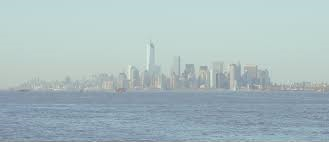
#> input picture scenary_lowcontrast.png, 329 x 142 px
$ jupyter execute --allow-errors Hisotgram_eq.ipynb
#> lines starting #> are read from the running program, lines starting #| are printed output that depends on the picture
[cell 1]
import cv2
import numpy as np
import matplotlib.pyplot as plt

[cell 2]
img = cv2.imread("Lena_noisy.jpg",0)

#> (a cell that did not finish here is left out)

[cell 4]
img = cv2.imread("low_contrast.png", 0)
img_color = cv2.imread("scenary_lowcontrast.png")
#> img_color is the input picture: shape (142, 329, 3); mean B, G, R 191.9, 188.6, 169.4

[cell 5]
cv2.imshow("Color Image",img_color)
cv2.waitKey()
cv2.destroyAllWindows()

[cell 6]
plt.figure(figsize = (10,4))
#> (the rest of this cell did not finish here and is left out)

[cell 7]
plt.figure(figsize = (10,4))
plt.subplot(1,2,1); plt.imshow(cv2.cvtColor(img_color,cv2.COLOR_BGR2RGB));plt.axis("off")
channels = ('b','g', 'r')
for i,col in enumerate(channels):
    histr = cv2.calcHist([img_color],[i],None,[256],[0,256])
    plt.subplot(1,2,2); plt.plot(histr, color = col)
plt.show()
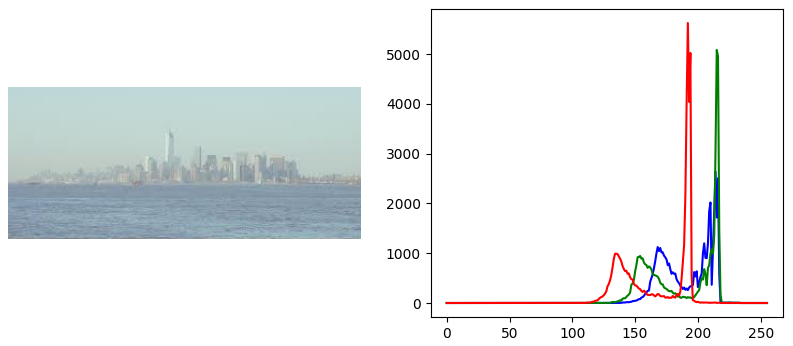
#> figure drawn by matplotlib, 2 panels; panel 2: curve peaks at x = 214, y = 2640; panel 2: curve peaks at x = 215, y = 5083; panel 2: curve peaks at x = 192, y = 5625

[cell 8]
img_enhanced = cv2.equalizeHist(img)

[cell 9]
b = img_color[:,:,0]
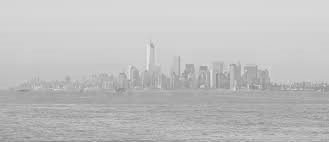
#> b: shape (142, 329); min 133, max 230, mean 191.9

[cell 10]
b.shape
#> Out = (142, 329)

[cell 11]
g = img_color[:,:,1]
r = img_color[:,:,2]
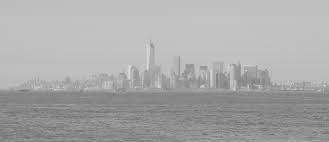
#> r: shape (142, 329); min 101, max 221, mean 169.4

[cell 12]
b_enh = cv2.equalizeHist(b)
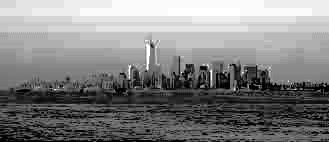
#> b_enh: shape (142, 329); min 0, max 255, mean 130.6
g_enh = cv2.equalizeHist(g)
r_enh = cv2.equalizeHist(r)
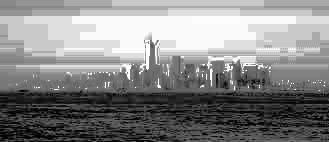
#> r_enh: shape (142, 329); min 0, max 255, mean 133.8

[cell 13]
color_enh = cv2.merge([b_enh,g_enh,r_enh])
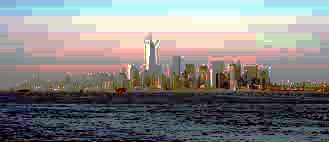
#> color_enh: shape (142, 329, 3); mean B, G, R 130.6, 132.4, 133.8

[cell 14]
cv2.imshow("original image", img_color)
cv2.imshow("Enhanced Image", color_enh)
cv2.waitKey()
cv2.destroyAllWindows()

[cell 15]
# Convert to YCrCb color space
ycrcb = cv2.cvtColor(img_color, cv2.COLOR_BGR2YCrCb)
#> ycrcb: shape (142, 329, 3); mean of channels 0, 1, 2 183.2, 118.1, 133

# Split channels
y, cr, cb = cv2.split(ycrcb)
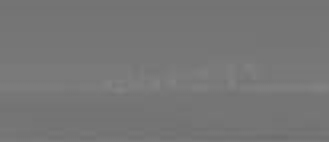
#> cr: shape (142, 329); min 109, max 130, mean 118.1
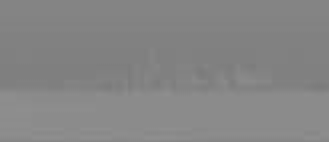
#> cb: shape (142, 329); min 123, max 142, mean 133

# Equalize only the Y channel (luminance)
y_eq = cv2.equalizeHist(y)

# Merge back
ycrcb_eq = cv2.merge([y_eq, cr, cb])
#> ycrcb_eq: shape (142, 329, 3); mean of channels 0, 1, 2 132.7, 118.1, 133

# Convert back to BGR
color_enh = cv2.cvtColor(ycrcb_eq, cv2.COLOR_YCrCb2BGR)
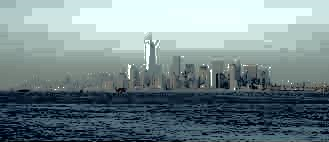
#> color_enh: shape (142, 329, 3); mean B, G, R 141.4, 137.8, 119.3

[cell 16]
cv2.imshow("original image", img_color)
cv2.imshow("Enhanced Image", color_enh)
cv2.waitKey()
cv2.destroyAllWindows()

[cell 17]
plt.figure(figsize = (10,4))
plt.subplot(1,2,1); plt.imshow(cv2.cvtColor(color_enh,cv2.COLOR_BGR2RGB));plt.axis("off")
channels = ('b','g', 'r')
for i,col in enumerate(channels):
    histr = cv2.calcHist([color_enh],[i],None,[256],[0,256])
    plt.subplot(1,2,2); plt.plot(histr, color = col)
plt.show()
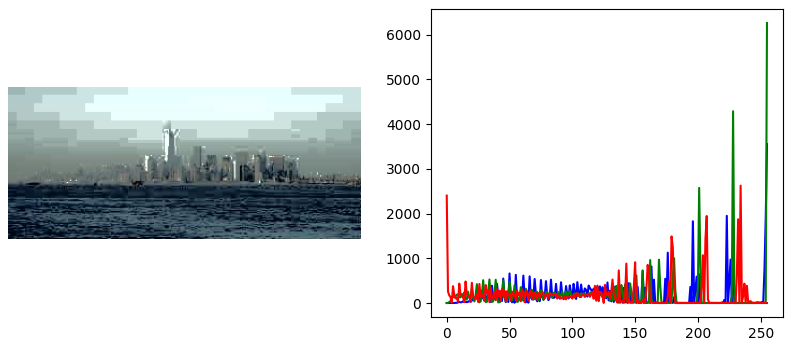
#> figure drawn by matplotlib, 2 panels; panel 2: curve peaks at x = 255, y = 3552; panel 2: curve peaks at x = 255, y = 6261; panel 2: curve peaks at x = 234, y = 2624

[cell 18]
# create a CLAHE object (Arguments are optional).
clahe = cv2.createCLAHE(clipLimit=2.0, tileGridSize=(8,8))
img_clahe = clahe.apply(img)

[cell 19]
cv2.imshow("original image", img)
cv2.imshow("CLAHE Image", img_clahe)
cv2.waitKey()
cv2.destroyAllWindows()

[cell 20]
import cv2
import numpy as np
import matplotlib.pyplot as plt

# Read image in grayscale
img = cv2.imread("pseudoku.png", cv2.IMREAD_GRAYSCALE)

# Get min and max pixel values
min_val = np.min(img)
max_val = np.max(img)

print("Before stretching: min =", min_val, "max =", max_val)
#| Before stretching: min = None max = None

# Contrast stretching: scale to 0–255
#> (the rest of this cell did not finish here and is left out)
